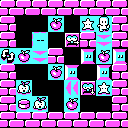

The image is a tile-based game level rendered from a .tmx file. Its description and complete source (layers, tilesets, objects, tile grids) follow:
An orthogonal 8x8 tile map with 16x16 px tiles, 1 tile layer (base).

<map version="1.5" tiledversion="1.5.0" orientation="orthogonal" renderorder="right-down" width="8" height="8" tilewidth="16" tileheight="16" infinite="0" nextlayerid="2" nextobjectid="1">
 <tileset firstgid="1" source="../../editor_tiles.tsx" />
 <layer id="1" name="base" width="8" height="8">
  <data encoding="csv">
1,1,1,1,1,1,1,1,
1,0,0,3,0,15,2,1,
1,0,4,0,12,1,9,1,
7,3,9,1,0,5,3,5,
1,0,0,3,5,0,5,1,
1,14,0,0,11,13,15,1,
1,6,14,0,3,0,0,1,
1,1,1,1,1,1,1,1
</data>
 </layer>
</map>
